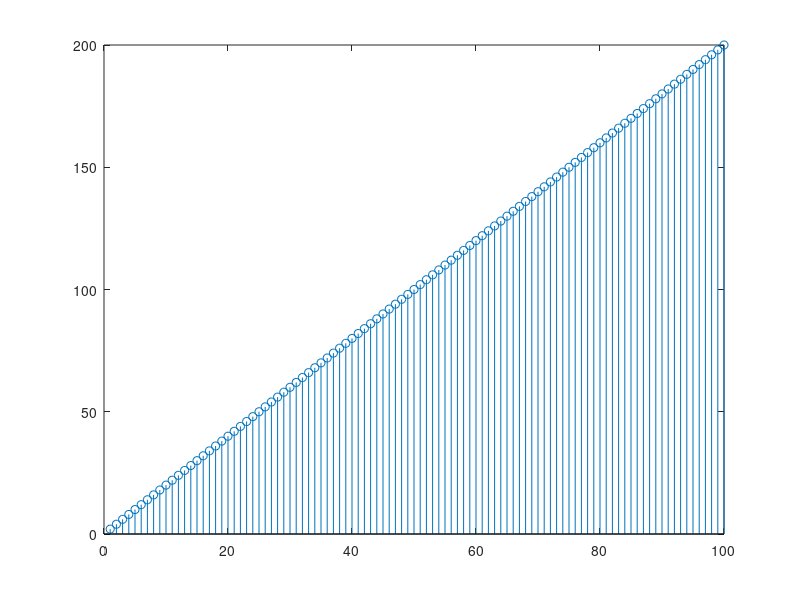
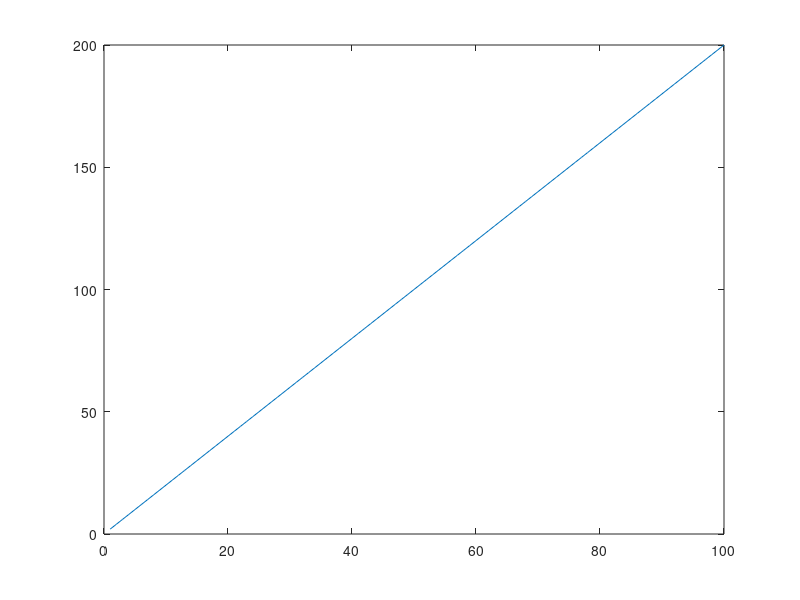
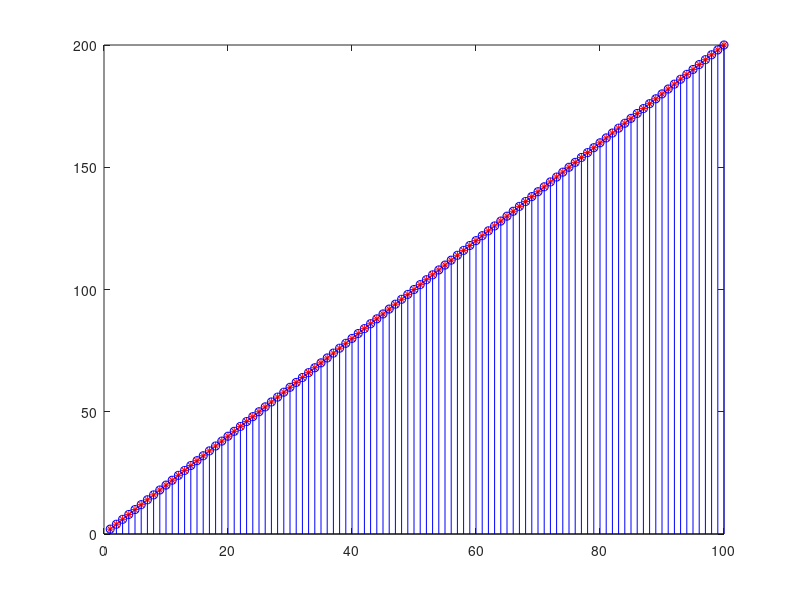
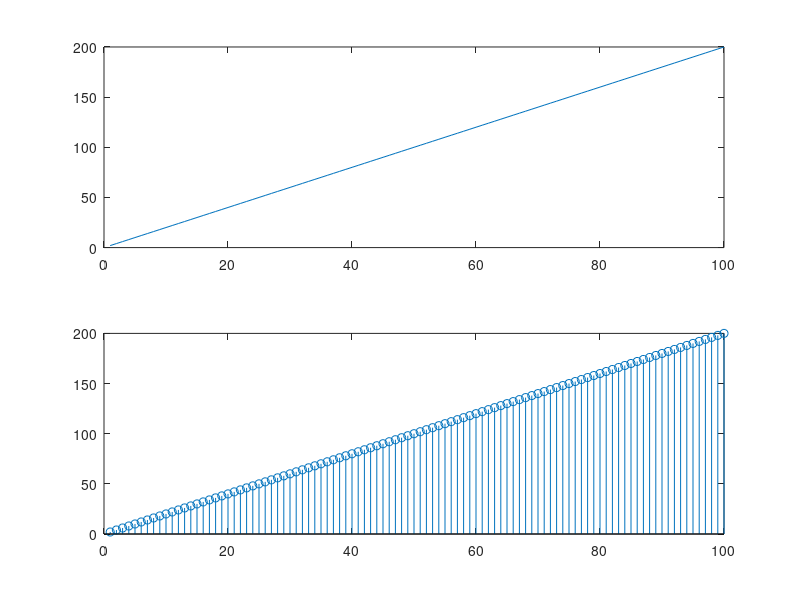

MATLAB code to generate these figures, in order:
x=1:100;
y=2:2:200;
stem(x,y);

% --------------

figure
plot(x,y)

% --------------

figure
plot(x,y,'*-r')
hold on
stem(x,y,'b')

% --------------

figure
subplot(2,1,1)
plot(x,y)
subplot(2,1,2)
stem(x,y)